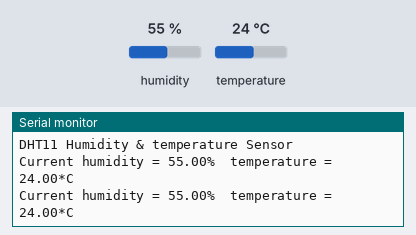
Bench run of a sketch on a simulated Arduino Uno, built with avr-gcc and run on an emulated ATmega328P. Shown: the last lines printed to the serial monitor. Inputs (shaded band) come from the test bench; at power-on: humidity 55 %, temperature 24 °C.

Above: at 5.8 s.
5.9 s: humidity set to 22 %
At 10.7 s:
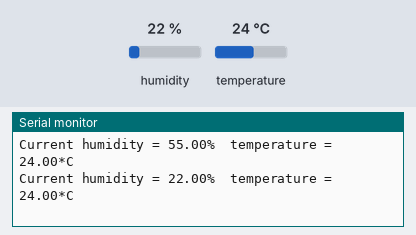
11.9 s: temperature set to 12 °C
At 15.5 s:
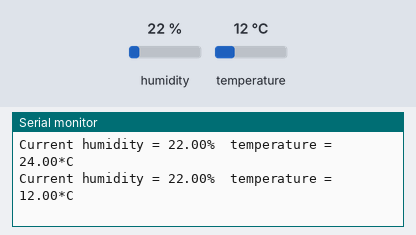
17.9 s: humidity set to 40 %
At 21.3 s:
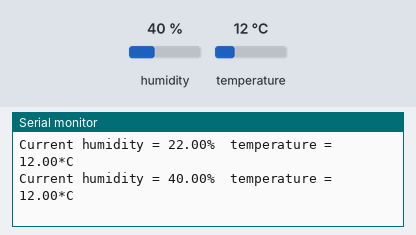
Timing chart, 0 to 22.8 s (numbered marks = the images above; inputs shaded):
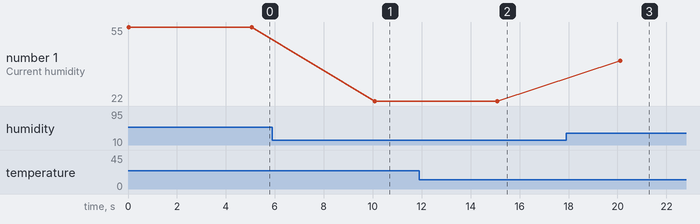

Measured:
- after the input at 5.9 s, the serial monitor: prints a new line after 4.2 s (image 1)
- after the input at 11.9 s, the serial monitor: prints a new line after 3.2 s (image 2)
- after the input at 17.9 s, the serial monitor: prints a new line after 2.2 s (image 3)
- plotted number 1: 55 → 22 after the input at 5.9 s, 22 → 40 after the input at 17.9 s

The sketch:

DHT_11.ino
```cpp
#include <dht.h>
#define dht_apin A0
dht DHT;
float h;
float t;


void setup(){
  Serial.begin(9600);
  Serial.println("DHT11 Humidity & temperature Sensor");
}

void loop(){
    DHT.read11(dht_apin);
    h = DHT.humidity;
    t = DHT.temperature;
    Serial.print("Current humidity = ");
    Serial.print(h);
    Serial.print("%  ");
    Serial.print("temperature = ");
    Serial.print(t);
    Serial.println("*C  ");
    delay(5000);
}
```
